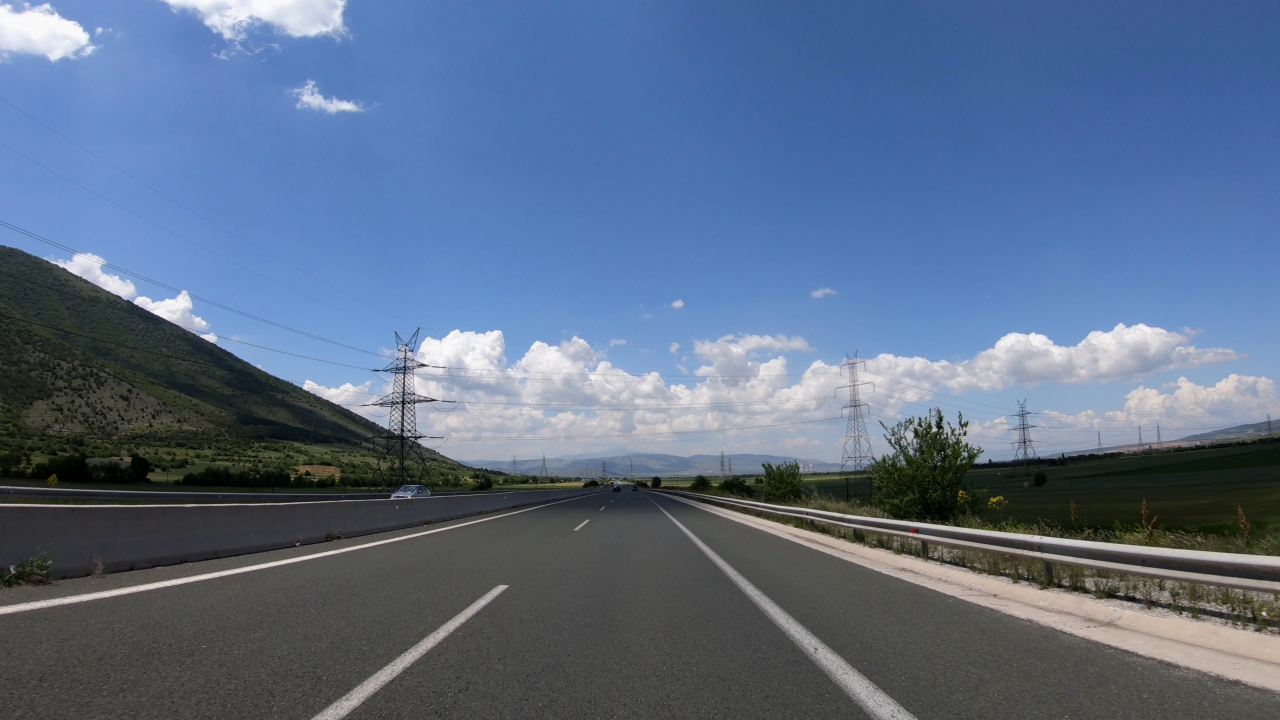
#> input picture Input/road1.png, 3840 x 2160 px (shown at 1/3 size)
$ python -i detectionAlgos.py   (imports and definitions only)
#> lines starting #> are read from the running program, lines starting #| are printed output that depends on the picture; after the words box and inside, x2 and y2 are one past the last pixel; in counts of white or black regions, pixels touching at a corner belong together
#> further down, picture is the input picture: shape (2160, 3840, 3); mean B, G, R 136.3, 109.8, 91.4
import cv2 as cv
import numpy as np
import math

lineColor = (243, 200, 80)
fillColor = (245, 220, 180)

def mergeLines(lines, thetadiff=0.00):
    # average out lines that are going in directions
    pairs = []
    for i in range(len(lines)):
        l = lines[i,0]
        pairs.append((l, math.atan((l[3] - l[1]) / (l[2] - l[0]))))

    leftLine = np.array([0, 0, 0, 0])
    rightLine = np.array([0, 0, 0, 0])
    lCount, rCount = 0, 0
    for l, slope in pairs:
        # average the points
        if slope < 0:
            leftLine += l
            lCount += 1
        else:
            rightLine += l
            rCount += 1

    leftLine = leftLine // lCount
    rightLine = rightLine // rCount

    return [rightLine, leftLine]

def boundLines(lines, minY, maxY):
    # bound lines using point-slope formula and quick maths

    extendedLines = []
    for l in lines:
        x0, y0, x1, y1 = l
        slope = math.atan((y1-y0)/(x1-x0))

        # extend line to bottom area
        maxX = int(((maxY - y0) / slope) + x0)
        if y0 > y1:
            x0, y0, x1, y1 = [x1, y1, maxX, maxY]
        else:
            x0, y0, x1, y1 = [x0, y0, maxX, maxY]

        # cutoff the top of the line
        minX = int(((minY - y0) / slope) + x0)
        if y0 < minY:
            x0 = minX
            y0 = minY

        extendedLines.append([x0, y0, x1, y1])


    return extendedLines


def method0(img):
    # method obtained from: https://medium.com/@techreigns/how-does-a-self-driving-car-detect-lanes-on-the-road-fc516c789984

    # convert image to grayscale - prep for Canny edge detection
    grayImg = cv.cvtColor(img, cv.COLOR_BGR2GRAY)
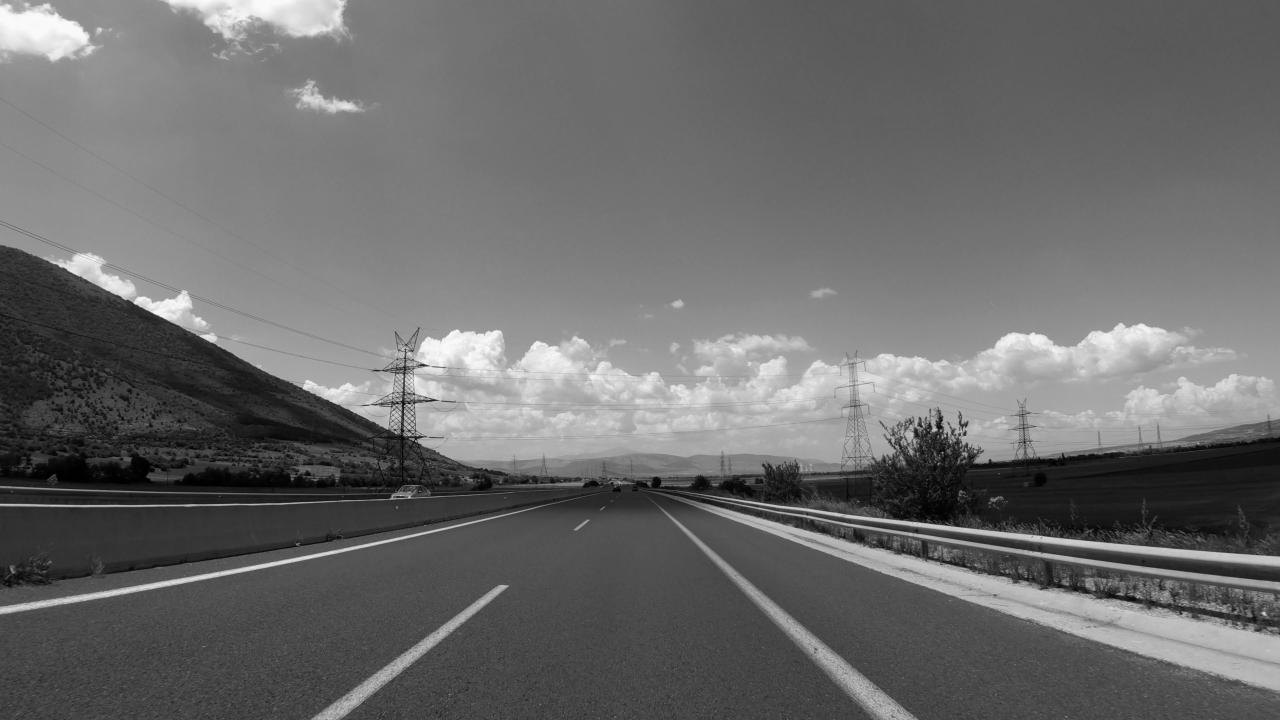
#> grayImg: shape (2160, 3840) (shown at 1/3 size); min 0, max 254, mean 107.3
    # cv.imshow("gray", grayImg)

    # apply Gaussian blur - remove unnecessary noise
    blurredImg = cv.GaussianBlur(grayImg, (5,5), 1)
    # [11 lines of commented-out code are left out]
    edges = cv.Canny(blurredImg, 150, 255)
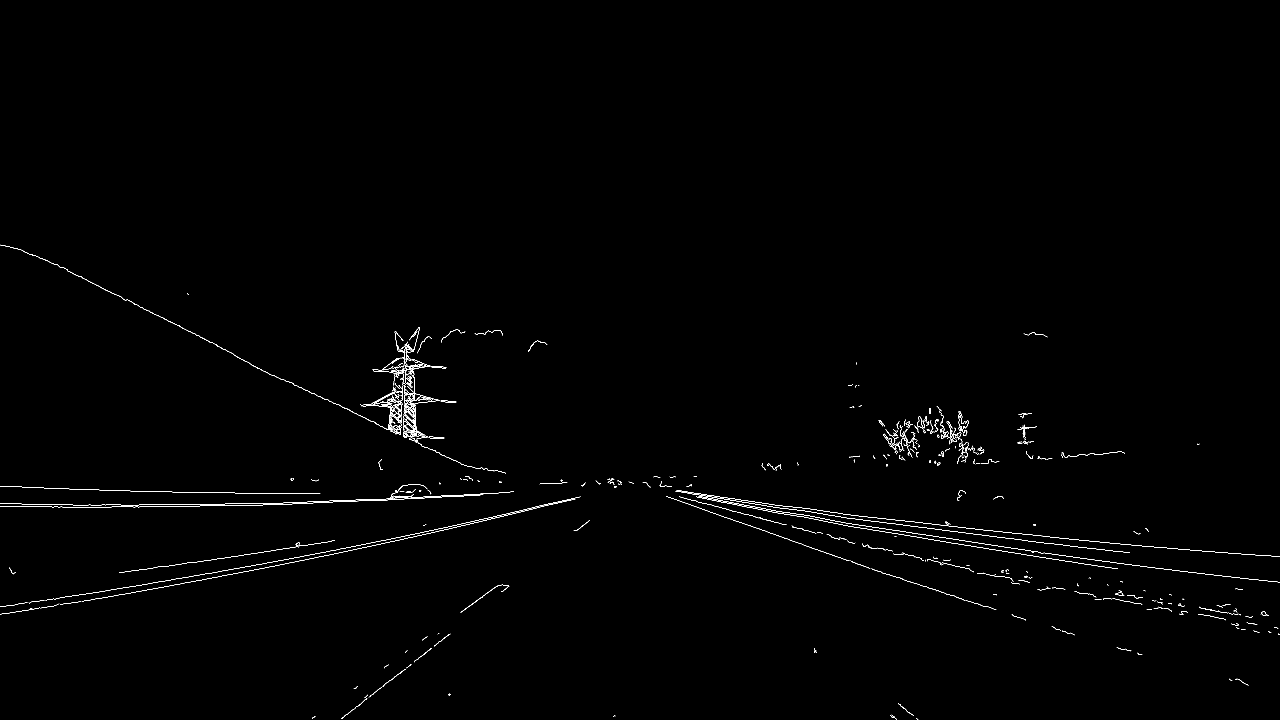
#> edges: shape (2160, 3840) (shown at 1/3 size); 0.41% white in thin lines or dots, all inside (x1, y1, x2, y2) = (0, 734, 3840, 2160)
    # cv.imshow("Canny Edge Detection", edges)

    # create trapezoidal region of interest - don't want lines from off of road
    mask = np.zeros(grayImg.shape)
    nrows = mask.shape[0]
    ncols = mask.shape[1]
    # for some reason: the rows and columns are swapped which makes things kinds of weird
    vertices = np.array([[(int(ncols//2 - 20),int(nrows//2) + 20), (0,nrows), (ncols,nrows), (int(ncols//2 + 20),int(nrows//2)  + 20)]], dtype=np.int32)
    print(vertices.shape)
#| (1, 4, 2)
    mask = cv.fillPoly(mask, vertices, 255)
    maskedEdges = cv.bitwise_and(edges.astype(np.uint8), mask.astype(np.uint8))
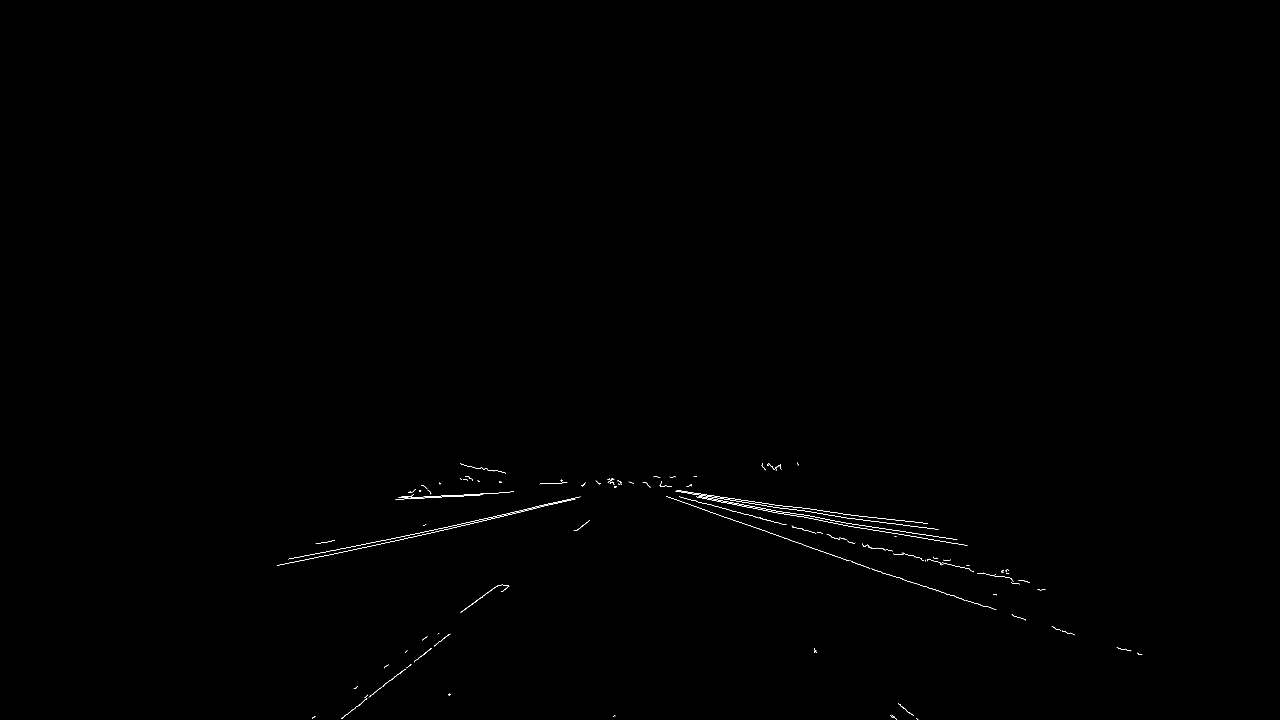
#> maskedEdges: shape (2160, 3840) (shown at 1/3 size); 0.13% white in thin lines or dots, all inside (x1, y1, x2, y2) = (831, 1387, 3427, 2160)
    # cv.imshow("masked image", maskedEdges)

    # detect for lines on the region of interest using Hough Transforms
    rho = 10            # distance resolution in pixels of the Hough grid
    theta = np.pi / 360 # angular resolution in radians of the Hough grid
    threshold = 100      # the minimum number of votes (intersections in the Hough grid cell)
    minLineLength = 50  # min number of pixels making up a line
    maxLineGap = 1000     # max gap in pixels between connectable line segments
    linedImage = np.copy(img)
    linesP = cv.HoughLinesP(maskedEdges, rho, theta, threshold, None, minLineLength, maxLineGap)
#> linesP = 119 rows, first 6: [1836, 1436, 2903, 1803], [1403, 1399, 2424, 1525], [1234, 1487, 2768, 1568], [1823, 1447, 3036, 1739], [1240, 1473, 2743, 1565], [831, 1696, 2090, 1428]

    # filter out similar lines
    lines = mergeLines(linesP)
#> the loop in mergeLines, `for i in range(len(lines)):` made 119 passes
#> after the loop in mergeLines, `for i in range(len(lines)):`: pairs = 119 items, first 6: ([1836, 1436, 2903, 1803], 0.331), ([1403, 1399, 2424, 1525], 0.123), ([1234, 1487, 2768, 1568], 0.0528), ([1823, 1447, 3036, 1739], 0.236), ([1240, 1473, 2743, 1565], 0.0611), ([831, 1696, 2090, 1428], -0.21)
#> the loop in mergeLines, `for l, slope in pairs:` made 119 passes
#> (l, slope, rightLine) on passes 2, 3, 4, 5, 7, 9, 10: ([1403, 1399, 2424, 1525], 0.123, [3239, 2835, 5327, 3328]), ([1234, 1487, 2768, 1568], 0.0528, [4473, 4322, 8095, 4896]), ([1823, 1447, 3036, 1739], 0.236, [6296, 5769, 11131, 6635]), ([1240, 1473, 2743, 1565], 0.0611, [7536, 7242, 13874, 8200]), ([1408, 1431, 2512, 1538], 0.0966, [8944, 8673, 16386, 9738]), ([1787, 1442, 2657, 1587], 0.165, [10731, 10115, 19043, 11325]), ([1388, 1394, 2755, 1611], 0.157, [12119, 11509, 21798, 12936])
#> after the loop in mergeLines, `for l, slope in pairs:`: lCount = 48; leftLine = [57800, 80369, 98029, 70523]; rCount = 71; rightLine = [127375, 104512, 197343, 118451]
#> in mergeLines, `leftLine = leftLine // lCount`: leftLine = [1204, 1674, 2042, 1469]
#> in mergeLines, `rightLine = rightLine // rCount`: rightLine = [1794, 1472, 2779, 1668]
#> lines = [[1794, 1472, 2779, 1668], [1204, 1674, 2042, 1469]]
    rl, ll = boundLines(lines, nrows // 2 + 40, nrows - 30)
#> the loop in boundLines, `for l in lines:` made 2 passes
#> (l, slope, maxX, minX) on passes 1 to 2: ([1794, 1472, 2779, 1668], 0.196, 5143, 1), ([1204, 1674, 2042, 1469], -0.24, -696, 3496)
#> after the loop in boundLines, `for l in lines:`: extendedLines = [[1794, 1472, 5143, 2130], [2042, 1469, -696, 2130]]
#> rl = [1794, 1472, 5143, 2130]; ll = [2042, 1469, -696, 2130]
    cv.line(linedImage, (ll[0], ll[1]), (ll[2], ll[3]), lineColor, 3, cv.LINE_AA)
    cv.line(linedImage, (rl[0], rl[1]), (rl[2], rl[3]), lineColor, 3, cv.LINE_AA)

    # create semi-transparent fill between the lane lines (ty to https://gist.github.com/IAmSuyogJadhav/305bfd9a0605a4c096383408bee7fd5c)
    alpha = 0.5
    vertices = np.array([[(ll[2], ll[3]), (ll[0], ll[1]), (rl[0], rl[1]), (rl[2], rl[3])]])
#> vertices = [[-696, 2130], [2042, 1469], [1794, 1472], [5143, 2130]]
    overlay = np.copy(linedImage)
    overlay = cv.fillPoly(overlay, vertices, fillColor)
    linedImage = cv.addWeighted(overlay, alpha, linedImage, 1 - alpha, -1)
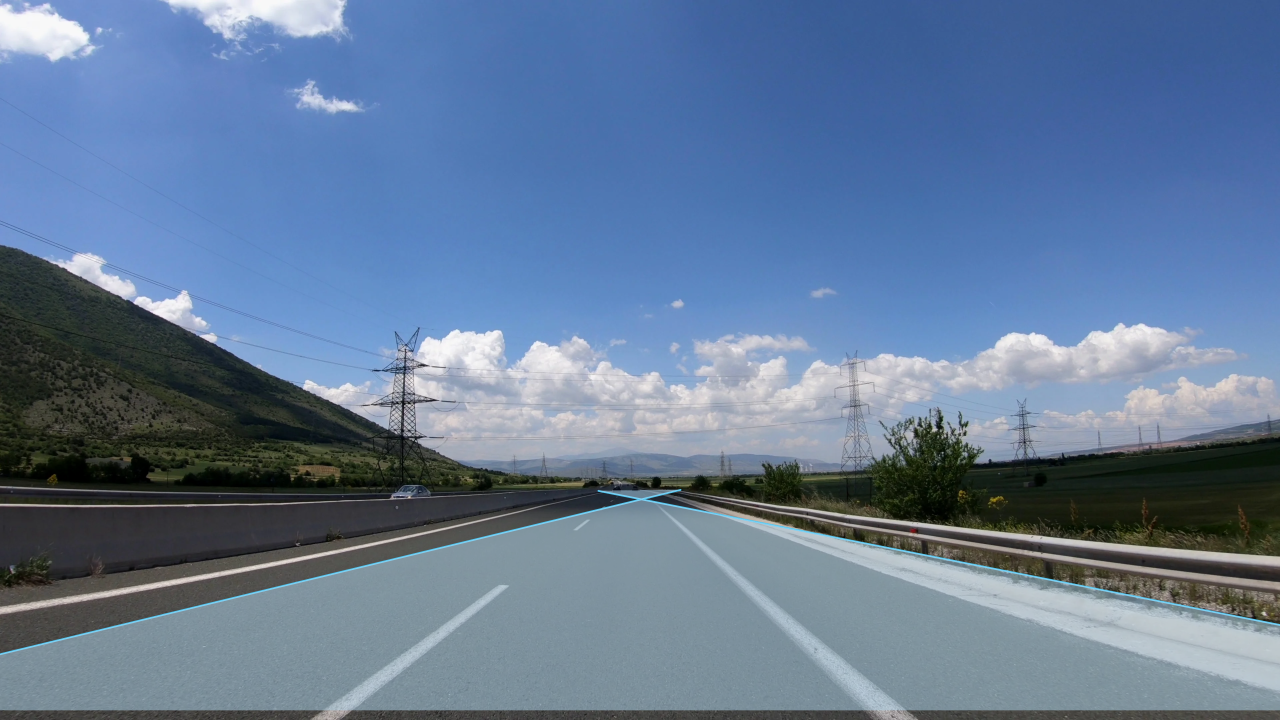
#> linedImage: shape (2160, 3840, 3) (shown at 1/3 size); mean B, G, R 151.4, 122.1, 99.3

    cv.imshow("Lined image", linedImage)


    cv.waitKey(0)
    cv.destroyAllWindows()

    return linedImage

>>> import cv2
>>> picture = cv2.imread('Input/road1.png')
>>> result = method0(picture)

$ run again, on Input/road2.png
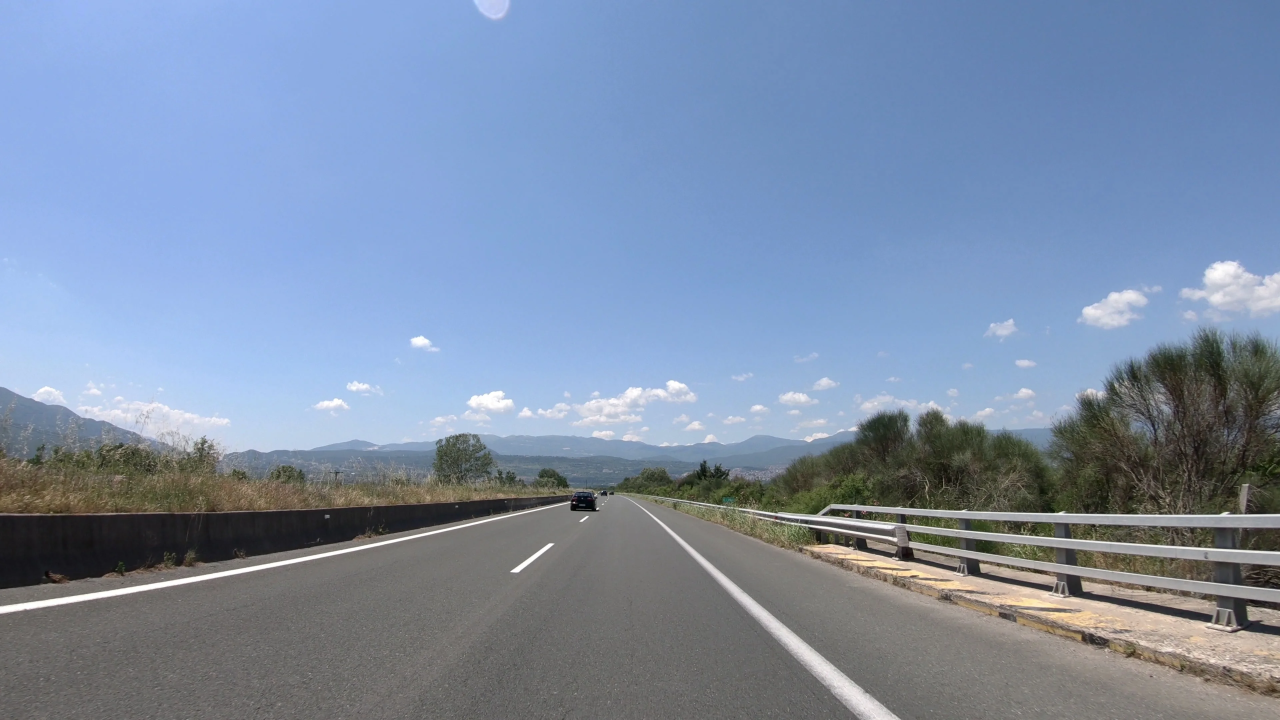
#> input picture Input/road2.png, 3840 x 2160 px (shown at 1/3 size)
#> picture is the input picture: shape (2160, 3840, 3); mean B, G, R 166.4, 141.7, 125.1
#> in method0, `edges = cv.Canny(blurredImg, 150, 255)`:
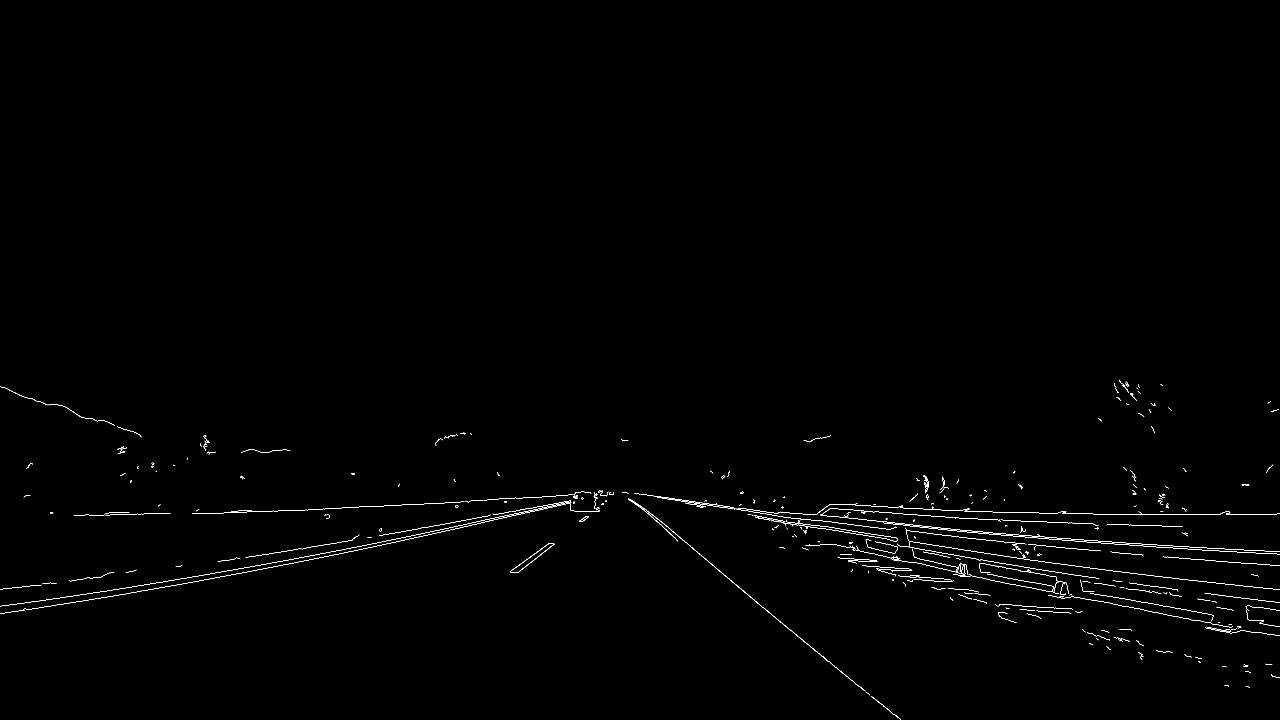
#> edges: shape (2160, 3840) (shown at 1/3 size); 0.37% white in thin lines or dots, all inside (x1, y1, x2, y2) = (0, 1139, 3840, 2160)
#| (1, 4, 2)
#> maskedEdges: shape (2160, 3840); 0.18% white in thin lines or dots, all inside (x1, y1, x2, y2) = (824, 1319, 3432, 2160)
#> linesP = 180 rows, first 6: [1173, 1620, 1824, 1476], [1871, 1477, 2679, 2143], [1794, 1476, 2723, 1615], [1969, 1488, 2720, 1600], [1057, 1618, 2182, 1430], [1781, 1477, 2724, 1618]
#> the loop in mergeLines, `for i in range(len(lines)):` made 180 passes
#> after the loop in mergeLines, `for i in range(len(lines)):`: pairs = 180 items, first 6: ([1173, 1620, 1824, 1476], -0.218), ([1871, 1477, 2679, 2143], 0.689), ([1794, 1476, 2723, 1615], 0.149), ([1969, 1488, 2720, 1600], 0.148), ([1057, 1618, 2182, 1430], -0.166), ([1781, 1477, 2724, 1618], 0.148)
#> the loop in mergeLines, `for l, slope in pairs:` made 180 passes
#> (l, slope, rightLine) on passes 3, 4, 6, 7, 8, 9, 10: ([1794, 1476, 2723, 1615], 0.149, [3665, 2953, 5402, 3758]), ([1969, 1488, 2720, 1600], 0.148, [5634, 4441, 8122, 5358]), ([1781, 1477, 2724, 1618], 0.148, [7415, 5918, 10846, 6976]), ([1717, 1483, 2704, 1570], 0.0879, [9132, 7401, 13550, 8546]), ([1494, 1422, 3151, 1775], 0.21, [10626, 8823, 16701, 10321]), ([1356, 1507, 2878, 1667], 0.105, [11982, 10330, 19579, 11988]), ([1879, 1478, 3288, 1908], 0.296, [13861, 11808, 22867, 13896])
#> after the loop in mergeLines, `for l, slope in pairs:`: lCount = 40; leftLine = [46761, 65032, 86509, 60184]; rCount = 140; rightLine = [258664, 211722, 420033, 247911]
#> in mergeLines, `leftLine = leftLine // lCount`: leftLine = [1169, 1625, 2162, 1504]
#> in mergeLines, `rightLine = rightLine // rCount`: rightLine = [1847, 1512, 3000, 1770]
#> lines = [[1847, 1512, 3000, 1770], [1169, 1625, 2162, 1504]]
#> the loop in boundLines, `for l in lines:` made 2 passes
#> (l, slope, maxX, minX) on passes 1 to 2: ([1847, 1512, 3000, 1770], 0.22, 4654, 66), ([1169, 1625, 2162, 1504], -0.121, -2995, 5328)
#> after the loop in boundLines, `for l in lines:`: extendedLines = [[1847, 1512, 4654, 2130], [2162, 1504, -2995, 2130]]
#> rl = [1847, 1512, 4654, 2130]; ll = [2162, 1504, -2995, 2130]
#> in method0, `vertices = np.array([[(ll[2], ll[3]), (ll[0], ll[1]), (rl[0], rl[1]), ..`: vertices = [[-2995, 2130], [2162, 1504], [1847, 1512], [4654, 2130]]
#> in method0, `linedImage = cv.addWeighted(overlay, alpha, linedImage, 1 - alpha, -1)`:
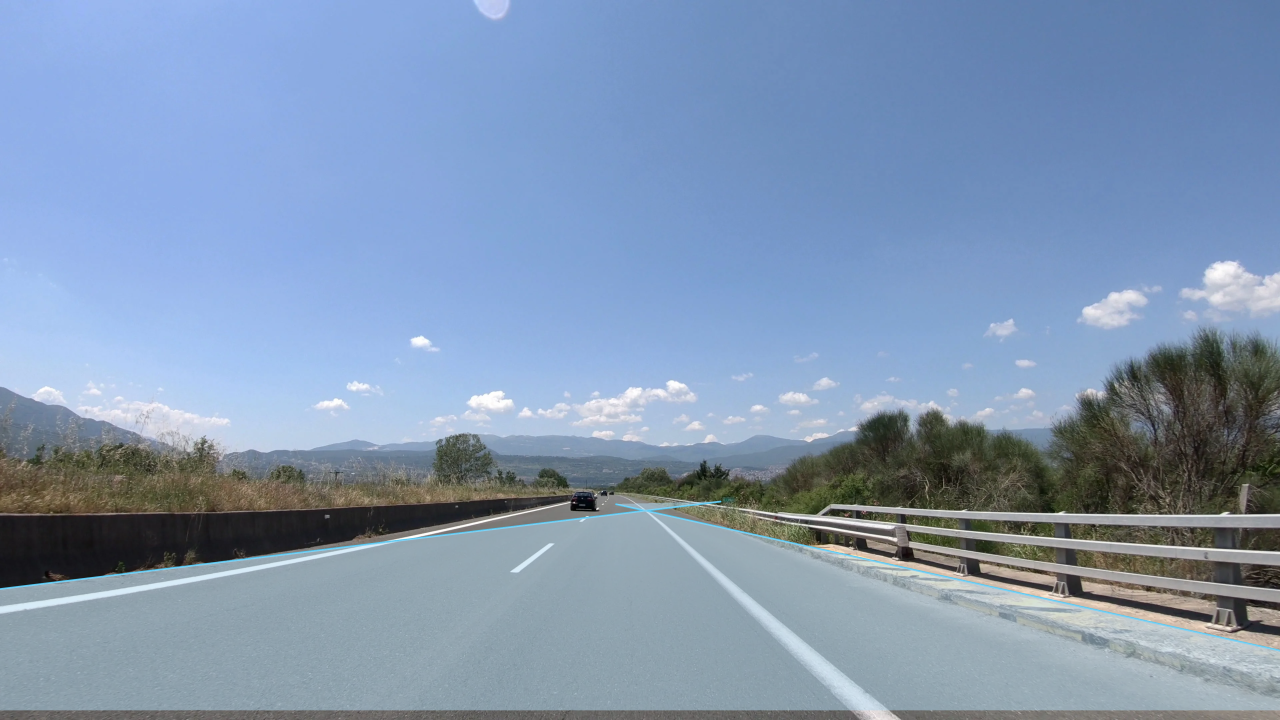
#> linedImage: shape (2160, 3840, 3) (shown at 1/3 size); mean B, G, R 178.7, 150.9, 129.6
